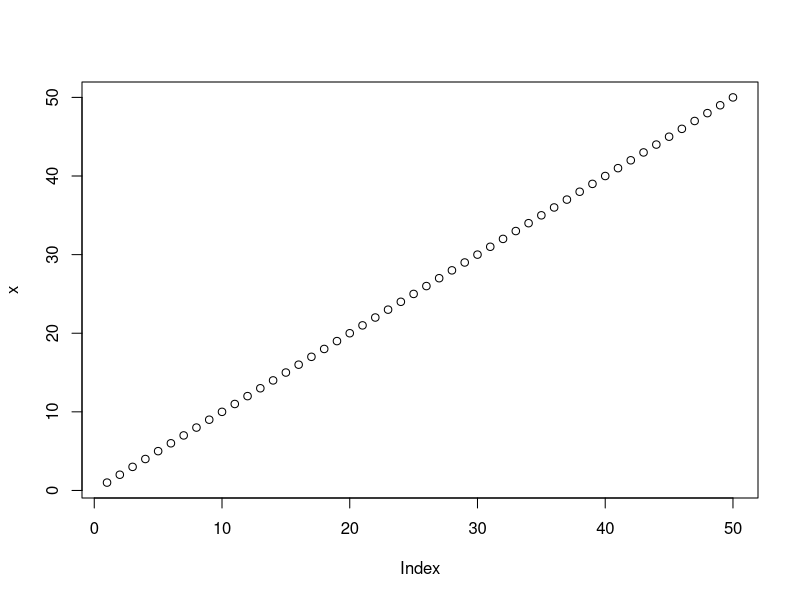
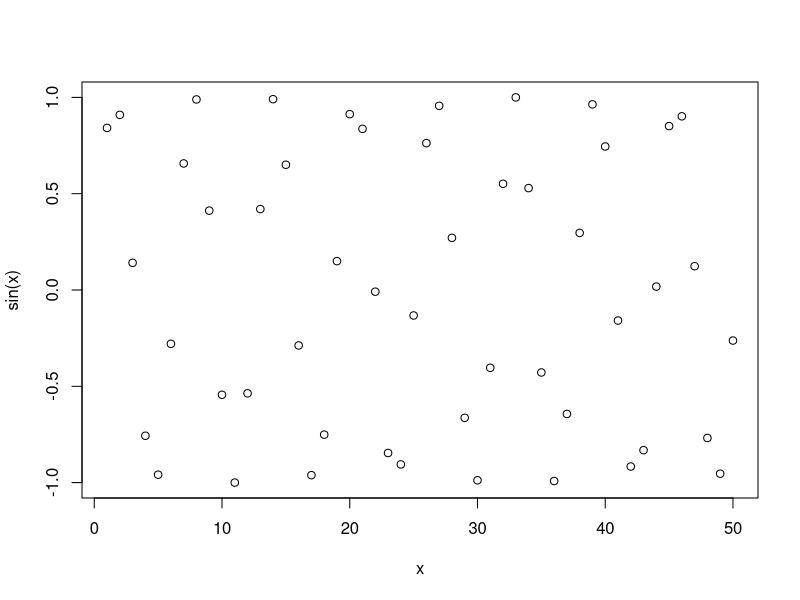
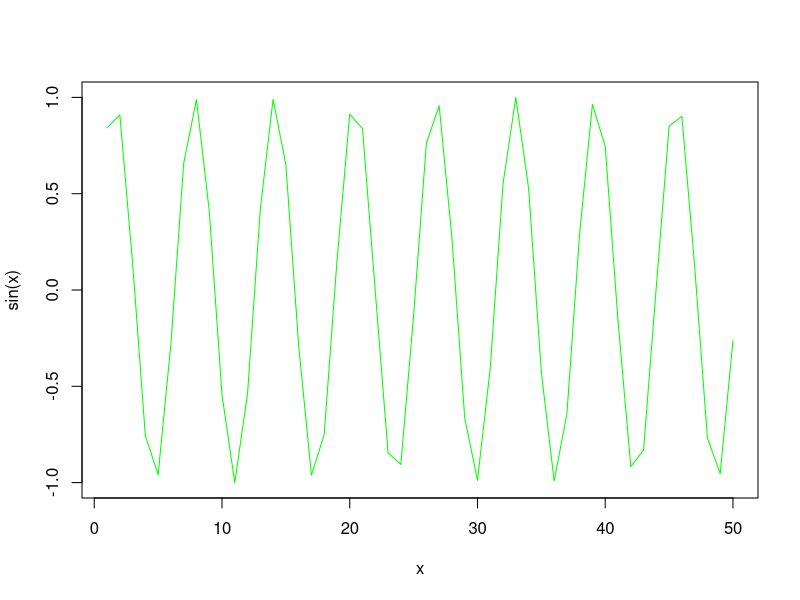
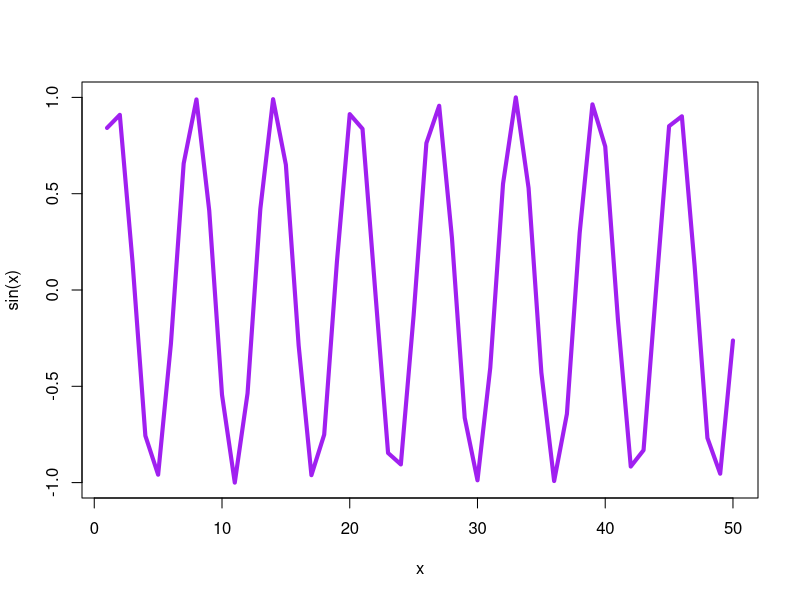

R code for these plots, in order:
# 1st R Script
x <- 1:50
plot(x)
plot (x,sin(x))
plot (x,sin(x),typ="l", col="green")
plot (x,sin(x),typ="l", col="purple", lwd=4)
